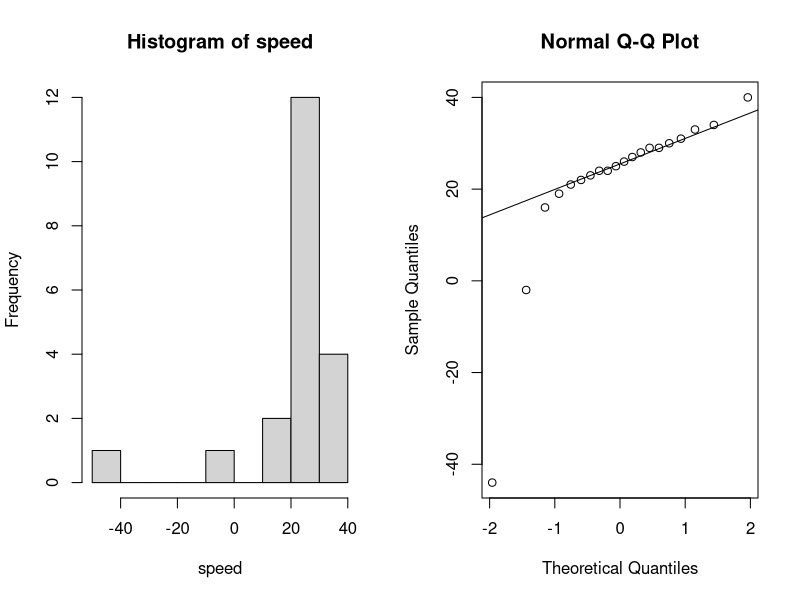
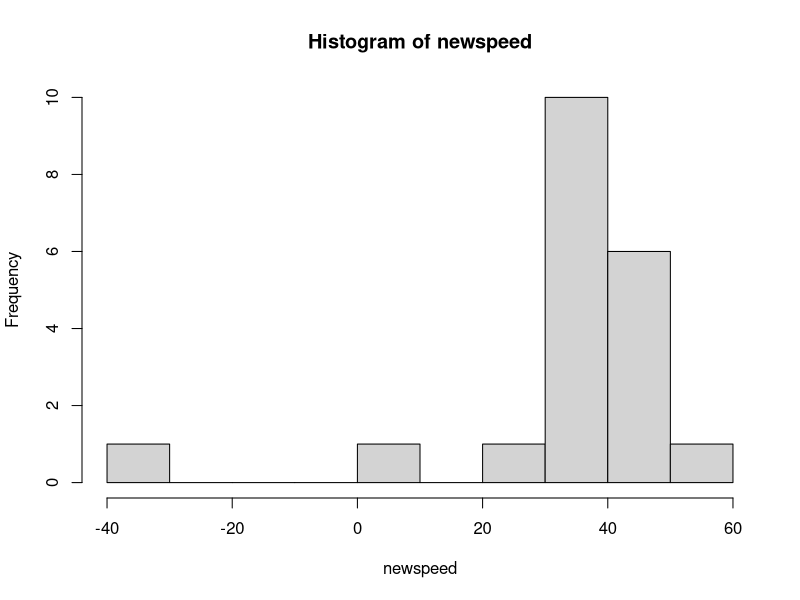
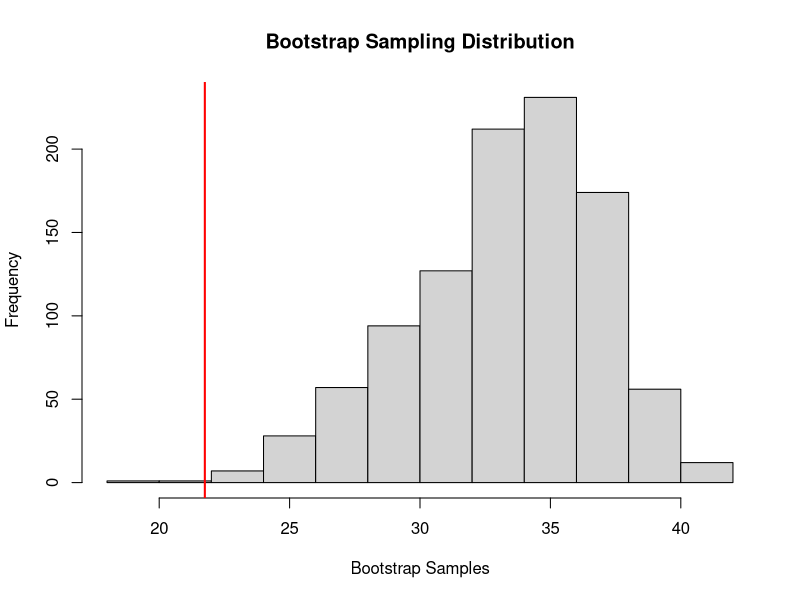
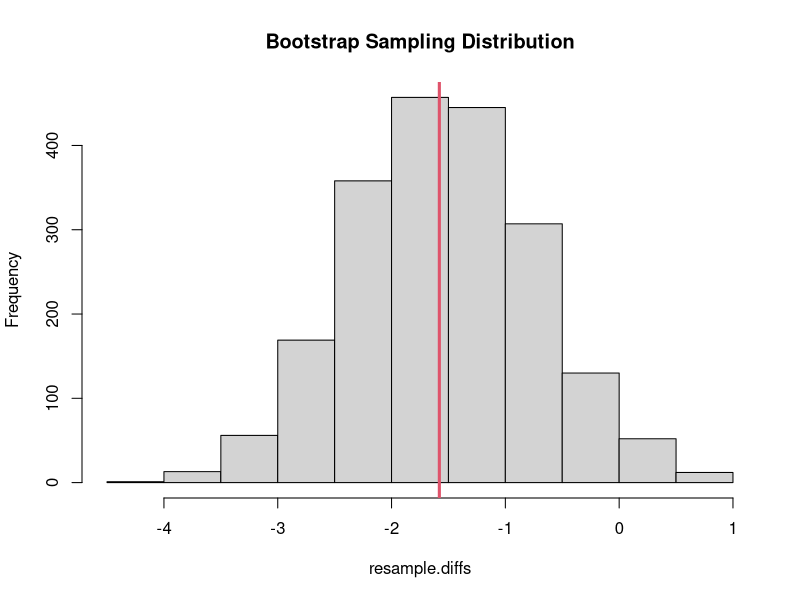
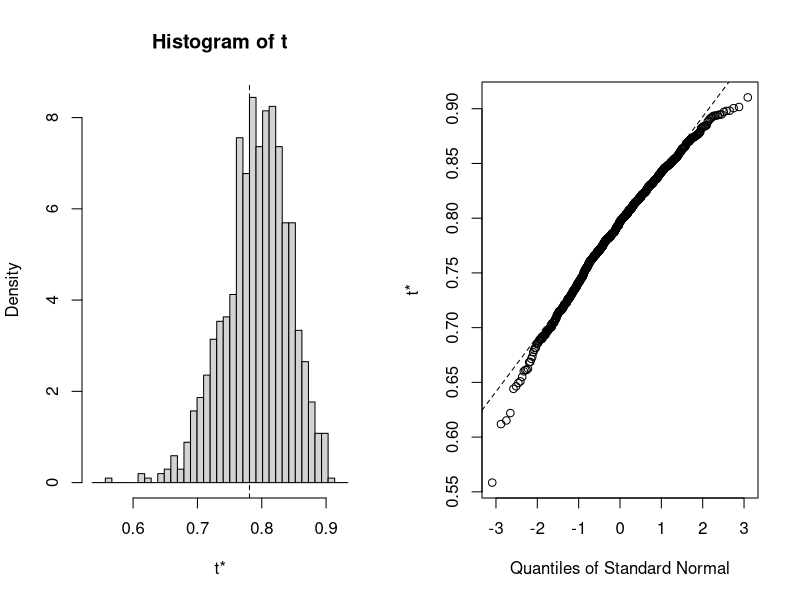

Generate these figures, in order, with R:
## ---- chunk 1
speed <- c(28, -44, 29, 30, 26, 27, 22, 23, 33, 16, 24, 29, 24, 40 , 21, 31, 34, -2, 25, 19)
## ---- chunk 2
par(mfrow = c(1, 2))
hist(speed)
qqnorm(speed)
qqline(speed)
par(mfrow = c(1, 1))
## ---- chunk 3
mean(speed)
## ---- chunk 4
newspeed <- speed - mean(speed) + 33.02
hist(newspeed)
## ---- chunk 5
n <- 1000
bstrap <- double(n)
for (i in 1:n){ 
  newsample <- sample(newspeed, 20, replace=T)
  bstrap[i] <- mean(newsample)
  }
## ---- chunk 6
hist(bstrap, main="Bootstrap Sampling Distribution", xlab="Bootstrap Samples")
abline(v=21.75, col="red", lwd=2)
## ---- chunk 7
# Calculate the proportion of times we get a value as extreme at 21.75 in the bootstrap sampling distribution.
(sum(bstrap < 21.75) + sum(bstrap > 44.29))/1000
## ---- chunk 8
# ?sleep
# head(sleep)
bootstrap.resample <- function (object) sample (object, length(object), replace=TRUE)
diff.in.means <- function(df) {
  mean(df[df$group==1,"extra"]) - mean(df[df$group==2,"extra"])
}
resample.diffs <- replicate(2000, diff.in.means(sleep[bootstrap.resample(1:nrow(sleep)),]))
## ---- chunk 9
hist(resample.diffs, main="Bootstrap Sampling Distribution")
abline(v=diff.in.means(sleep), col=2, lwd=3)
## ---- chunk 10
round(quantile(resample.diffs, c(0.025, 0.957)),3)
## ---- chunk 11
library(boot)
data(city)
ratio <- function(d, w) sum(d$x * w)/sum(d$u * w)
results <- boot(city, ratio, R=1000, stype="w")
results 

boot.ci(results, type="bca")
## ---- chunk 12
rsq <- function(formula, data, indices) {
  d <- data[indices,]  
  fit <- lm(formula, data=d)
  return(summary(fit)$r.square)
} 
results <- boot(data=mtcars, statistic=rsq, 
  	R=1000, formula=mpg~wt+disp)

results 

boot.ci(results, type="bca")

plot(results)
